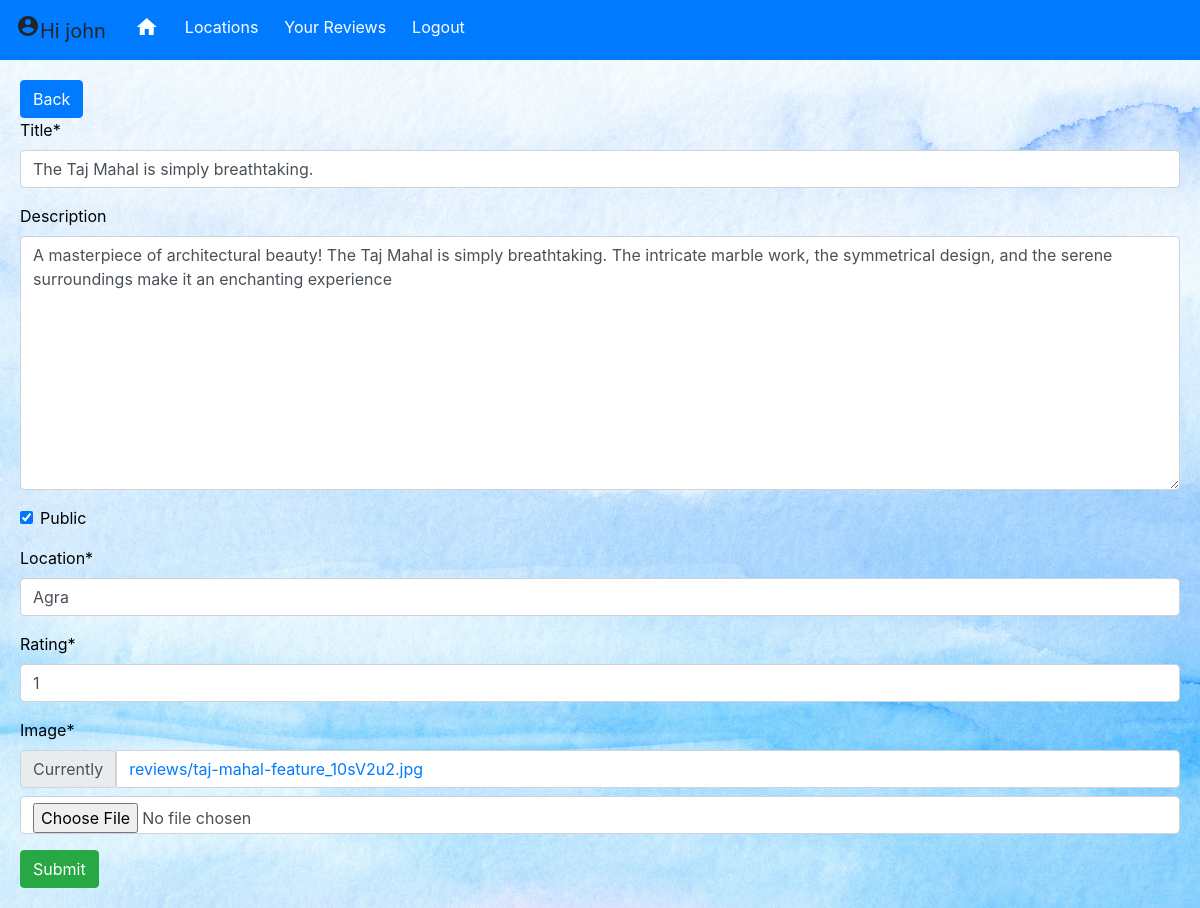
Page /update/10/ (signed in) on the committed database.
### base/models.py (models this page shows, shortened)
class Review(models.Model):
    user = models.ForeignKey(User, on_delete=models.CASCADE, null=True,blank=True)
    title  = models.CharField(max_length=200)
    description = models.TextField(null=True,blank=True)
    location = models.CharField(max_length=200)
    public = models.BooleanField(default=True)
    date  = models.DateField(auto_now_add=True)
    rating = models.SmallIntegerField(default=1,validators=[MinValueValidator(0),MaxValueValidator(5)])
    image = models.ImageField(upload_to="reviews")
    class Meta:
        ordering = ['date']

### base/views.py (the view)
# urls.py: path('update/<int:pk>/',views.ReviewUpdate.as_view(), name= 'update'),
class ReviewUpdate(LoginRequiredMixin,UpdateView):
    model = Review
    fields = ['title','description','public','location','rating','image']
    success_url = reverse_lazy('userreviewlist')

### base/templates/base/review_form.html (shortened to what this page needs)
{% extends 'base/mainbase.html' %}
{%load crispy_forms_tags %}
{% block main %}
    <a style="color: white;" href="{% url 'userreviewlist' %}"><div class="btn btn-primary" >Back</div></a>
<form method="POST" enctype="multipart/form-data">
    {{form|crispy}}
    <input class="btn btn-success" type="submit" value="Submit">
</form>
{% endblock %}

### base/templates/base/navbar.html (shortened to what this page needs)
<div class="navbar-main">
    <nav class="navbar navbar-expand-lg navbar-ligt bg-primary">
        <div class="navbar-brand" href="#">
            {% if request.user.is_authenticated %}
            <span class="material-icons">
            </span>Hi {{user}}
            {% else %}
            <span>Hi {{user}}</span>
            {% endif %}
        </div>
        <div class="collapse navbar-collapse" id="navbarNav">
            <div class="navbar-nav">
                <div class="btn-toolbar" role="toolbar" aria-label="Toolbar with button groups">
                    <div class="btn-group mr-2" role="group" aria-label="First group">
                            <a href="{% url 'home' %}"><div class="btn btn-primary"><span class="material-icons">
                                </span></div></a>
                            <a href="{% url 'reviewlist' %}"><div class="btn btn-primary">Locations</div></a>
                        {% if request.user.is_authenticated %}
                            <a href="{% url 'userreviewlist' %}"><div class="btn btn-primary">Your Reviews</div></a>
                            <a href="{% url 'logout' %}"><div class="btn btn-primary"> Logout</div></a>
                        {% else %}
                            <a href="{% url 'login' %}"><div class="btn btn-primary"> Login</div></a>
                            <a href="{% url 'register' %}"><div class="btn btn-primary"> Register</div></a>
                        {% endif %}
                    </div>
                </div>
            </div>
        </div>
</div>

### base/templates/base/mainbase.html (style rules this page uses)
* { list-style: none; }
a { text-decoration: none; font-style: none; }
.navbar-nav a { color: azure; }
.bg-image { background-image: url('/static/base/images/background.jpg'); background-repeat: repeat; background-size: cover; }

### rows in the picture
Review: title "The Taj Mahal is simply breathtaking.", description "A masterpiece of architectural beauty! The Taj Mahal is simply breathtaking. The intricate marble work, the symmetrical design, and the serene surroundings make it an enchanting experience", public "☑", location "Agra", rating "1"

### other values in the picture
{{ user }} "john"
